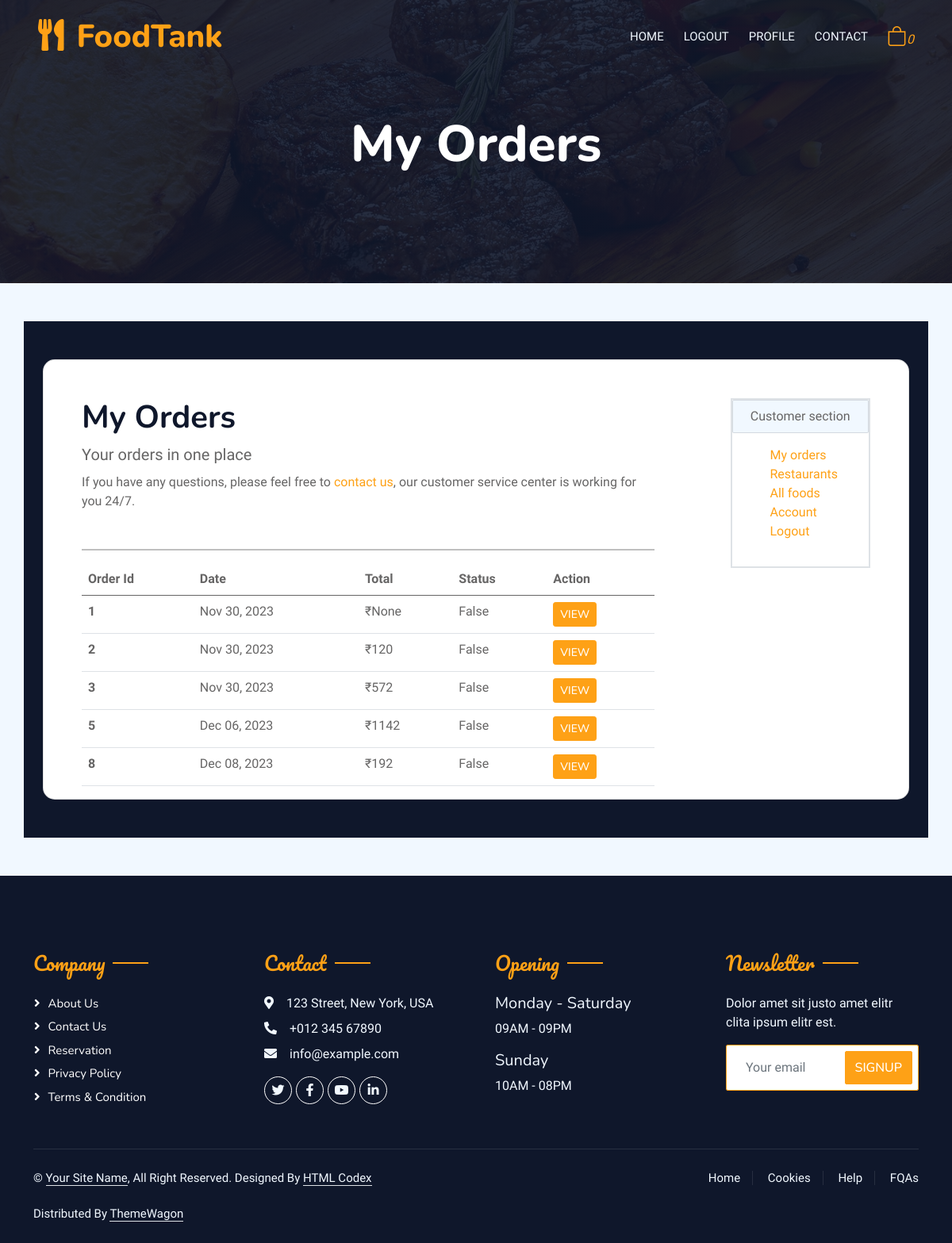
Before: /orders/ (signed in) with the older database file.
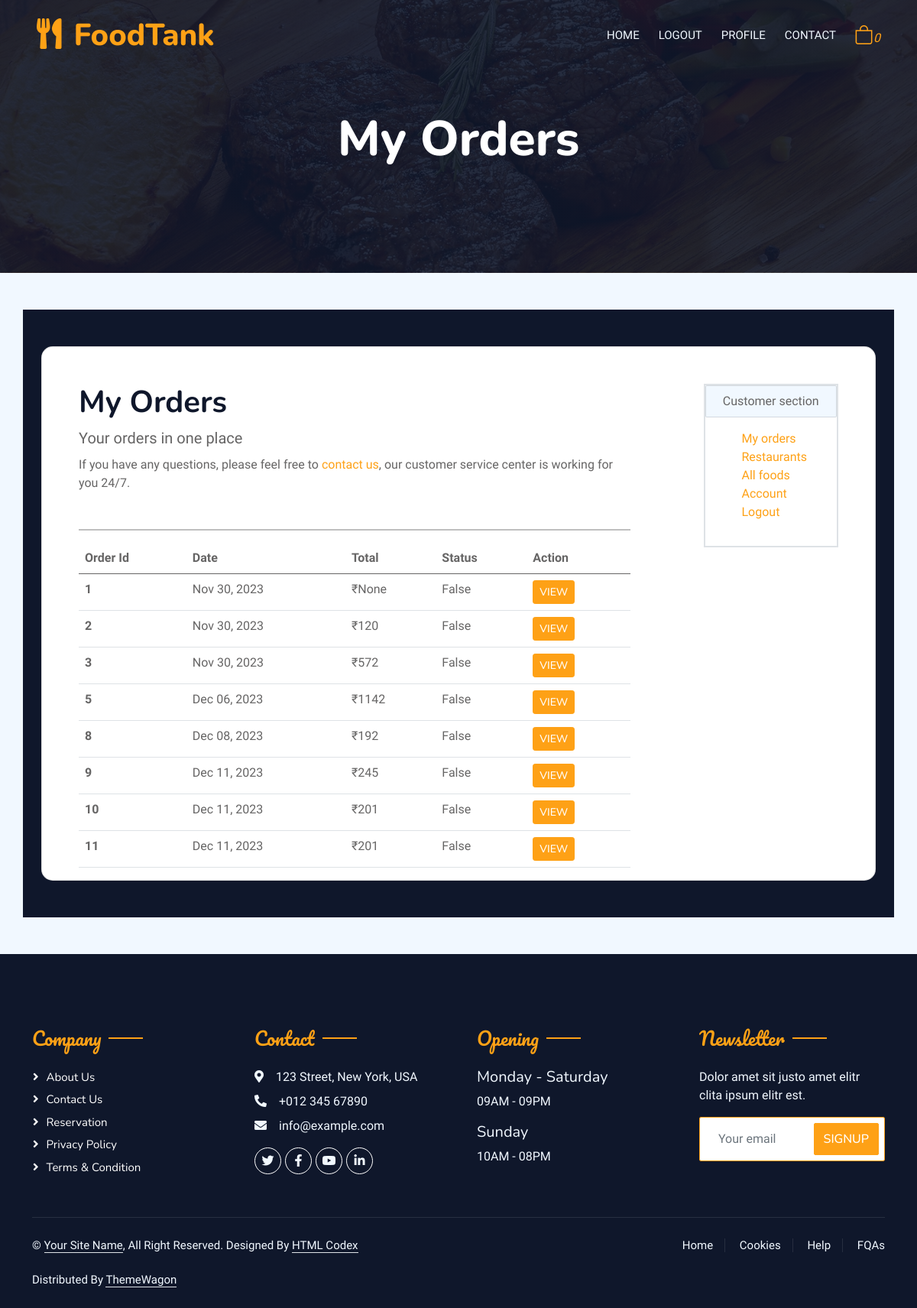
After: the same page with the newer database file.
### order/models.py (models this page shows, shortened)
class Order(models.Model):
    order_id = models.AutoField(primary_key=True)
    user = models.ForeignKey(User, on_delete=models.CASCADE,
                        limit_choices_to={'user_type':'Customer'})
    restaurant = models.ForeignKey(Restaurant, on_delete=models.CASCADE)
    is_confirmed = models.BooleanField(default=False)
    estimated_time = models.DateTimeField(blank=True, null=True)
    driver = models.ForeignKey(Driver, on_delete=models.SET_NULL, null=True, blank=True)
    transaction_id = models.CharField(max_length=255, null=True, blank=True)
    total_bill = models.IntegerField(blank=True, null=True)
    payment_method = models.CharField(max_length=255, blank=True, null=True, choices=payment_choices)
    order_date = models.DateTimeField(auto_now_add=True, blank=True, null=True)

### user/views.py (the view)
# urls.py: path("orders/", views.orders, name="orders"),
@login_required(login_url='/login/')
def orders(request):
    if not request.user.user_type == "Customer":
        return redirect("/login/")
    userOrders = Order.objects.filter(user=request.user)
    context = {
        'userOrders' : userOrders
    }
    return render(request, 'account/orders.html', context)

### templates/account/orders.html (shortened to what the changed rows need)
{% extends '../base.html' %}
{% block content %}
{% load static %}
{% load sweetify %}
<div class="container-xxl position-relative p-0">
        {% include 'navbar.html' %}
    <div class="container-xxl py-5 bg-dark hero-header mb-5">
        <div class="container text-center my-5 pt-5 pb-4">
            <h1 class="display-3 text-white mb-3 animated slideInDown">My Orders</h1>
        </div>
    </div>
</div>
<section class="container h-100 h-custom" style="background-color: #0F172B;">
    <div class="container py-5 h-100">
        <div class="row d-flex justify-content-center align-items-center h-100">
            <div class="col-12">
                <div class="card card-registration card-registration-2" style="border-radius: 15px;">
                    <div class="card-body p-0">
                        <div class="row g-0">
                            <div class="col-lg-9">
                                <div class="mx-5 mt-5">
                                    <div class="mb-5">
                                        <h1 class="fw-bold mb-0 text-black">My Orders</h1>
                                    </div>
                                    <table class="table">
                                        <thead>
                                          <tr>
                                            <th scope="col">Order Id</th>
                                            <th scope="col">Date</th>
                                            <th scope="col">Total</th>
                                            <th scope="col">Status</th>
                                            <th scope="col">Action</th>
                                          </tr>
                                        </thead>
                                        <tbody>
                                          {% for data in userOrders %}
                                            <tr>
                                                <th scope="row">{{data.order_id}}</th>
                                                <td>{{ data.order_date|date:"M d, Y" }}</td>
                                                <td>₹{{data.total_bill}}</td>
                                                <td>{{data.is_confirmed}}</td>
                                                <td>
                                                    <a href="/orderInfo/{{data.order_id}}" class="btn btn-primary btn-sm">View</a>
                                                </td>
                                            </tr>
                                          {% endfor %}
                                        </tbody>
                                      </table>
                                </div>
                            </div>
                        </div>
                    </div>
                </div>
            </div>
        </div>
    </div>
</section>
{% endblock content %}

Changed rows visible on the page:
added Order: order_id "9", order_date "Dec 11, 2023", total_bill "245", is_confirmed "False"
added Order: order_id "10", order_date "Dec 11, 2023", total_bill "201", is_confirmed "False"
added Order: order_id "11", order_date "Dec 11, 2023", total_bill "201", is_confirmed "False"
